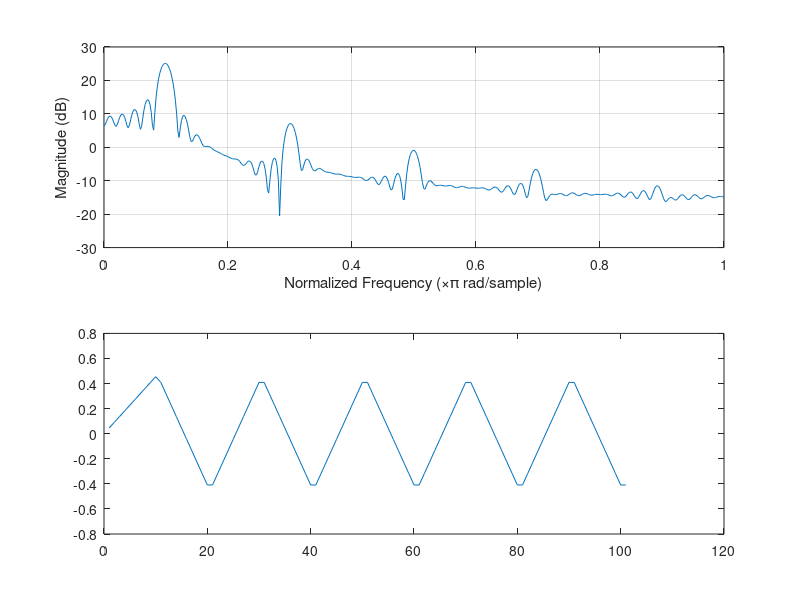

The MATLAB script that drew this image:
clc;
clear all;
close all;
fs=100;
t=0:1/fs:1
x=square(2*pi*5*t);
b=1/11*ones(11,1);
x1=filter(b,2,x);
zplane(x1);
freqz(x1);
plot(x1)
